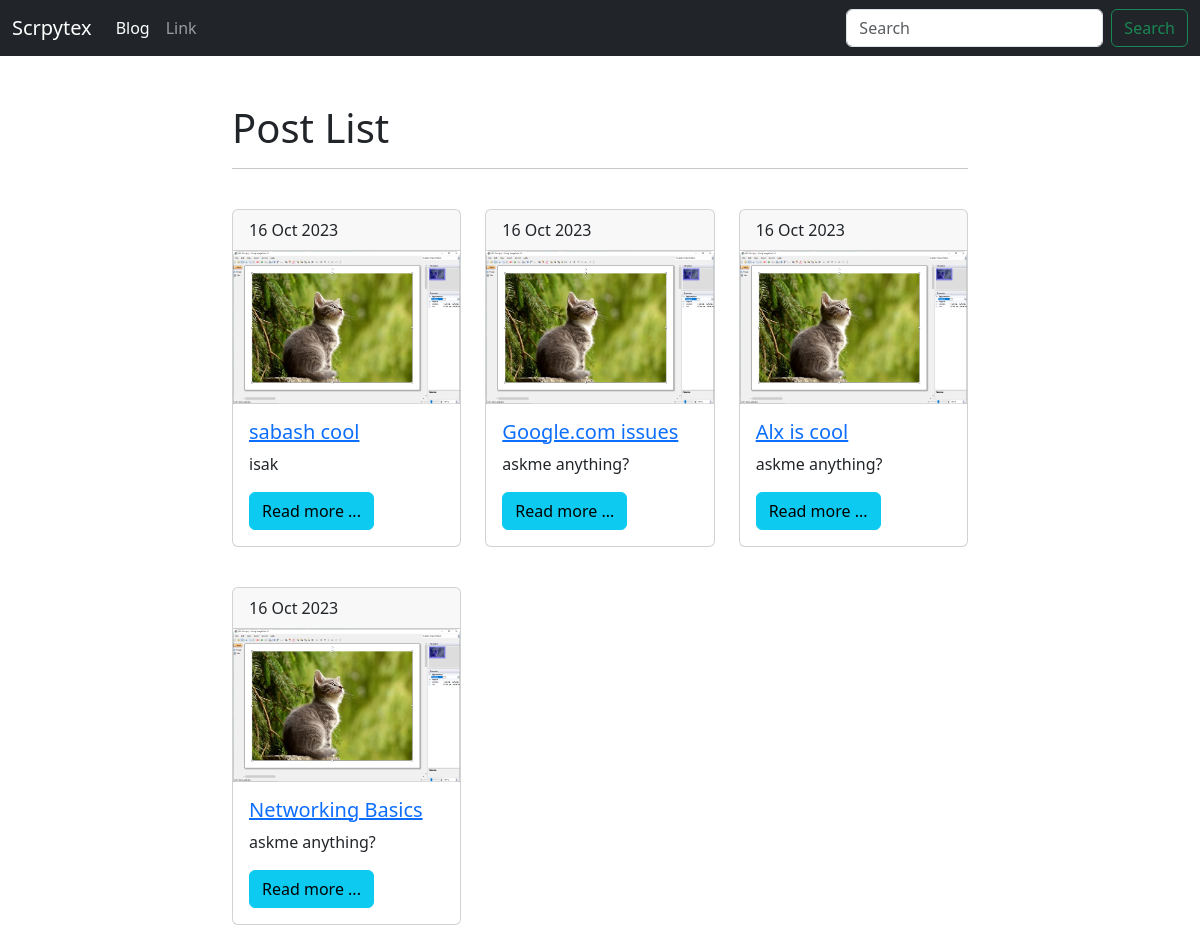
Screenshot of /blog/ with the database file from the repository.
### models.py (models this page shows, shortened)
class Post(db.Model):
    id = db.Column(db.Integer, primary_key=True)
    title = db.Column(db.String(140))
    slug = db.Column(db.String(140), unique=True)
    body = db.Column(db.Text)
    created = db.Column(db.DateTime, default=datetime.now())

### posts/blueprint.py (the view)
@posts.route('/')
def post_list():
    i = 0
    postlist  = Post.query.all()
    return render_template('posts/post_list.html', postlist=postlist, i=i)

### posts/templates/posts/post_list.html (shortened to what this page needs)
{% extends 'layout.html' %}
{% block contents %}
<h1>Post List</h1>
<hr>
<br>
  {% set i = 0 %}
  <div class="row">
    {% for post in postlist %}
      <div class="col-sm-4 mb-3">
        <div class="card mb-4">
          <div class="card-header">
            {{ post.created.strftime('%d %b %Y') }}
          </div>
          <img src="{{ url_for('static', filename='JPG-File.png') }}" class="card-img-top" alt="...">
          <div class="card-body">
            <a href="{{ url_for('posts.post_details', slug=post.slug) }}" > <h5 class="card-title">{{ post.title }}</h5></a>
            <p class="card-text">{{ post.body }}</p>
            <a href="{{ url_for('posts.post_details', slug=post.slug) }}" class="btn btn-info">Read more ...</a>
          </div>
        </div>
      </div>
      {% if i % 3 == 2 or loop.last %}
  </div>
    {% endif %}
    {% set i = i + 1 %}
    {% endfor %}
{% endblock contents %}

### templates/layout.html (shortened to what this page needs)
<!doctype html>
<html lang="en">
 <head>
      <link href="https://cdn.jsdelivr.net/npm/bootstrap@5.3.2/dist/css/bootstrap.min.css" rel="stylesheet"
>
    </head>
    <body>
        <nav class="navbar navbar-expand-lg  navbar-dark bg-dark  mb-5">
            <div class="container-fluid">
              <a class="navbar-brand" href="{{ url_for('index') }}">Scrpytex</a>
              <div class="collapse navbar-collapse" id="navbarSupportedContent">
                <ul class="navbar-nav me-auto mb-2 mb-lg-0">
                  <li class="nav-item">
                    <a class="nav-link active" aria-current="page" href="{{ url_for('posts.post_list') }}">Blog</a>
                  </li>
                  <li class="nav-item">
                    <a class="nav-link" href="#">Link</a>
                  </li>
                </ul>
                <form class="d-flex" role="search">
                  <input class="form-control me-2" type="search" placeholder="Search" aria-label="Search">
                  <button class="btn btn-outline-success" type="submit">Search</button>
                </form>
              </div>
            </div>
          </nav>
          <div class="container">
            <div class="row">
              <div class="col-8 mx-auto">
          {% block contents %}
          {% endblock contents %}
        </div>
          </div>
        </div>
    </body>
</html>

### rows the page displays
Post: created "16 Oct 2023", title "sabash cool", body "isak"
Post: created "16 Oct 2023", title "Google.com issues", body "askme anything?"
Post: created "16 Oct 2023", title "Alx is cool", body "askme anything?"
Post: created "16 Oct 2023", title "Networking Basics", body "askme anything?"
